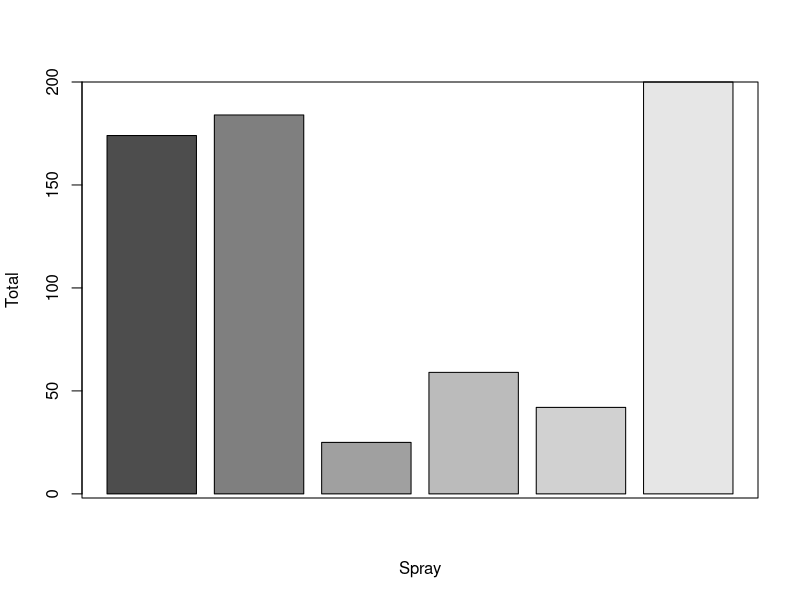
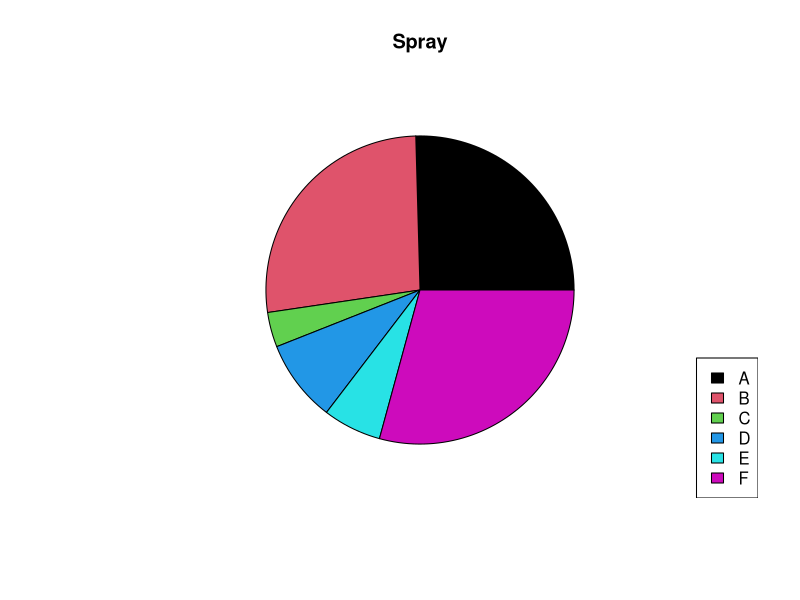

Here is the R script that generated these plots, in order:
InsectSprays # Conjunto de dados

spray = aggregate( . ~spray, data=InsectSprays, sum)
spray

barplot(spray$count, col=gray.colors(6), xlab="Spray",
        ylab="Total", names.args=spray$spray)

box()

pie(spray$count, labels=NA, main="Spray",
        col=c(1:6))

legend("bottomright", legend=spray$spray, cex=1,
        fill=c(1:6))

##bottomright, bottom, bottomleft, left, topleft, top, topright, right, center


